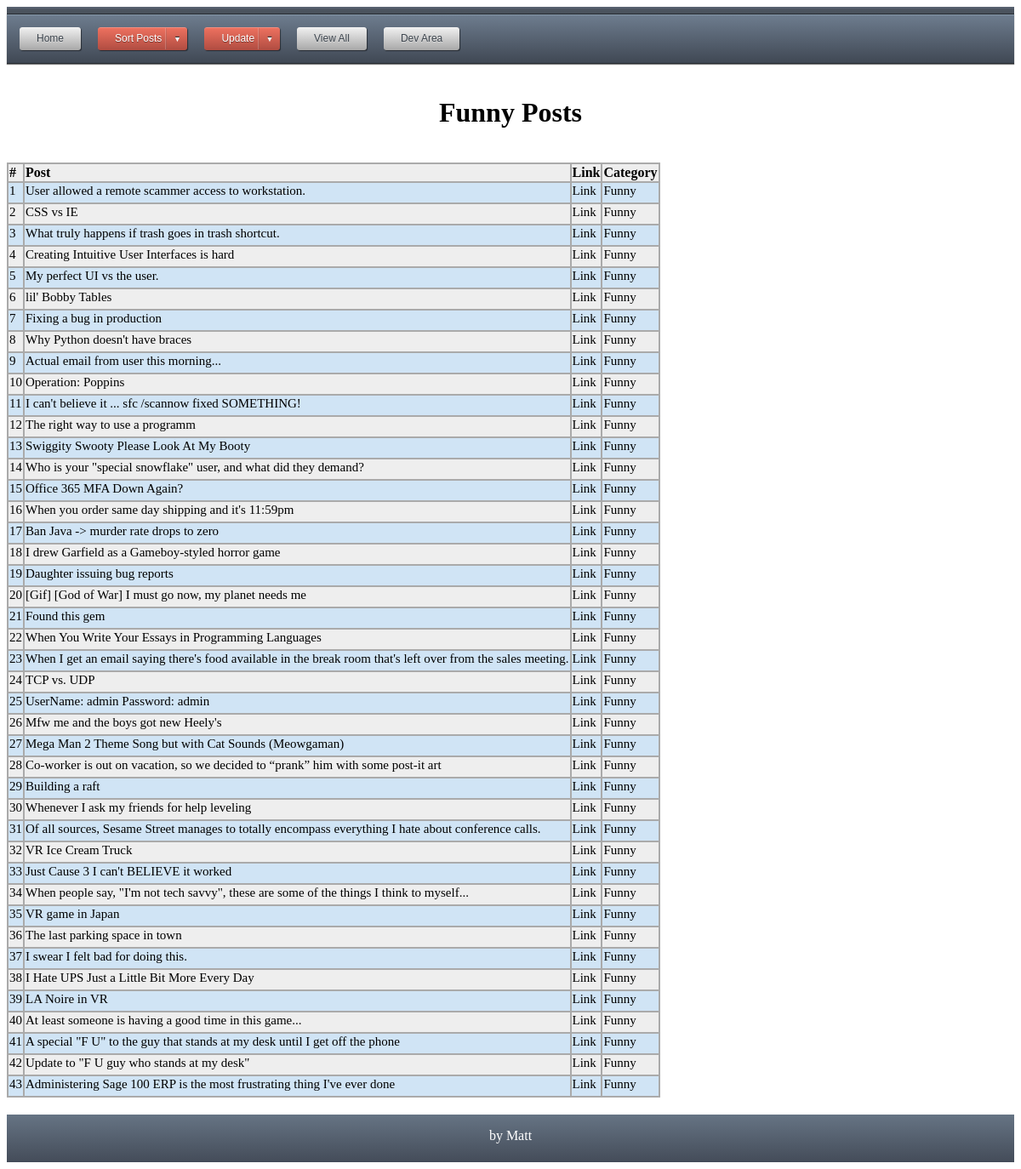
Before: /sortbyfunny with the older database file.
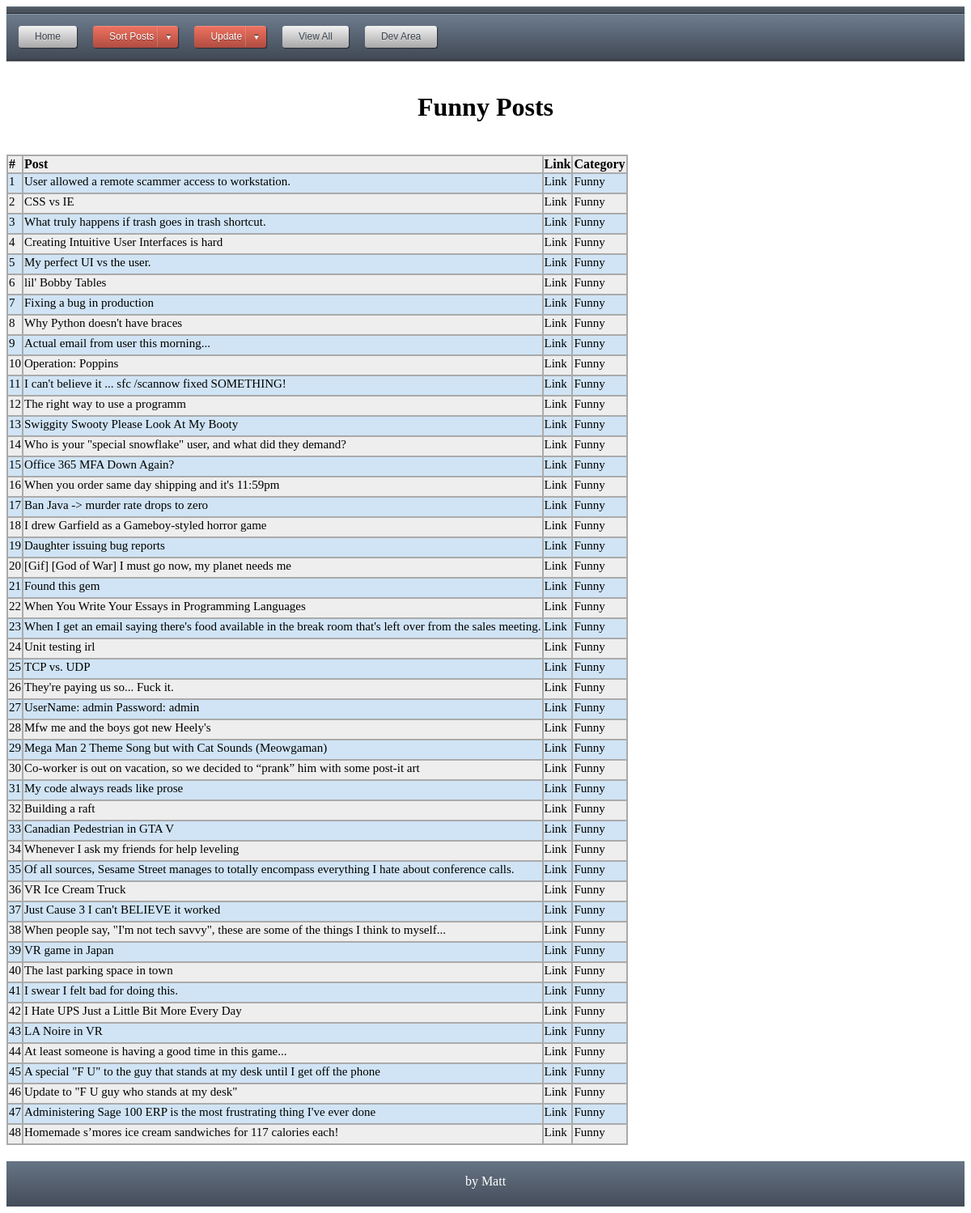
After: the same page with the newer database file.
### tables this page shows
CREATE TABLE posts (id text primary key unique, title text, link text, category text);

### app.py (the view)
@app.route('/sortbyfunny', methods=['GET', 'POST'])
def sortbyfunny():
	db = get_db()
	cur = db.execute('SELECT id, title, link, category FROM posts WHERE category = "Funny"')
	results = cur.fetchall()
	return render_template("sortbyfunny.html", results=results)

### app.py (called while the page is built)
def connect_db():
	sql = sqlite3.connect('C:\\Users\\MGLafayette\\Desktop\\Projects\\Flask\\data.db')
	sql.row_factory = sqlite3.Row
	return sql

def get_db():
	if not hasattr(g, 'sqlite3'):
		g.sqlite_db = connect_db()
	return g.sqlite_db

### templates/sortbyfunny.html (shortened to what this page needs)
<!DOCTYPE html>
<html>
<head>
	<link rel="stylesheet" type="text/css" href="{{ url_for('static', filename='CSS/style.css') }}">
</head>
{% extends "navtest.html" %}
	{% block content %}
<h1>Funny Posts</h1>
<table class="blueTable">
	<tr>
		<th>#</th>
		<th>Post</th>
		<th>Link</th>
		<th>Category</th>
	</tr>
		{% for post in results %}
	<tr>
		<td>{{loop.index}}</td>
		<td>{{post['title']}}</td>
		<td><a href="{{post['link']}}" target='_blank'>Link</a></td>
		<td>{{post['category']}}</td>
	</tr>
		{% endfor %}
</table>
	{% endblock %}

Changed rows visible on the page:
now on this page (row edited): posts: title "Unit testing irl", category "Funny"
now on this page (row edited): posts: title "They're paying us so... Fuck it.", category "Funny"
now on this page (row edited): posts: title "My code always reads like prose", category "Funny"
now on this page (row edited): posts: title "Canadian Pedestrian in GTA V", category "Funny"
now on this page (row edited): posts: title "Homemade s’mores ice cream sandwiches for 117 calories each!", category "Funny"
